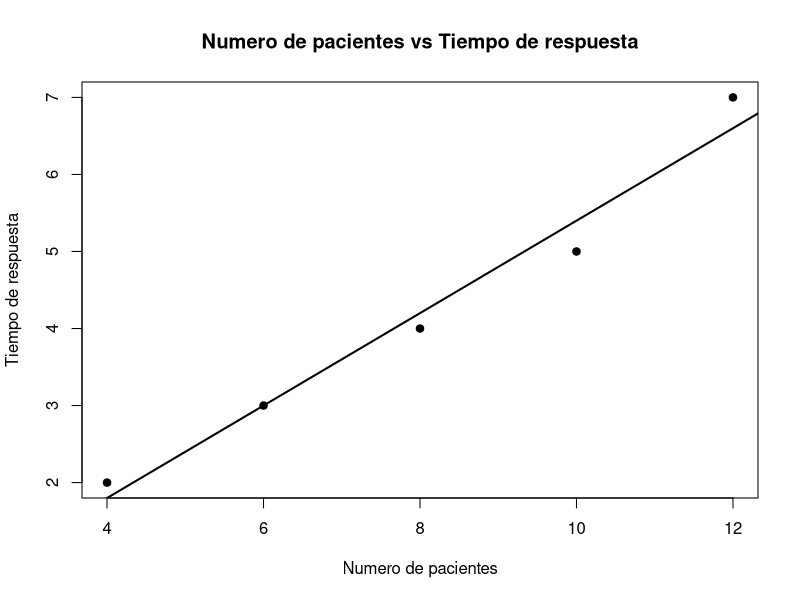

Reproduce this figure in R.
## ---- chunk 1
#DATOS

x<-c(4,6,8,10,12)

y<-c(2,3,4,5,7)
## ---- chunk 2
#Correlación de pearsson

cor(x,y)

#Obtener coeficientes de la regresión
#Modelo
modelo <- lm(y ~ x)
coef(modelo)

#Cuando recibe una capacitacion de 12 horas de duración
predict(modelo,data.frame(x=12))
## ---- chunk 3
#gráfico

plot(x,y,main = "Numero de pacientes vs Tiempo de respuesta",
     
     xlab="Numero de pacientes",
     
     ylab="Tiempo de respuesta",
     
     pch=19)



abline(modelo,lwd=2)
